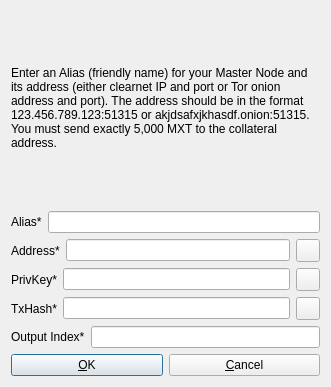
<?xml version="1.0" encoding="UTF-8"?>
<ui version="4.0">
 <class>AddEditAdrenalineNode</class>
 <widget class="QDialog" name="AddEditAdrenalineNode">
  <property name="geometry">
   <rect>
    <x>0</x>
    <y>0</y>
    <width>331</width>
    <height>387</height>
   </rect>
  </property>
  <property name="windowTitle">
   <string>Add/Edit MarteX Node</string>
  </property>
  <property name="modal">
   <bool>true</bool>
  </property>
  <layout class="QVBoxLayout" name="verticalLayout">
   <item>
    <widget class="QLabel" name="label_9">
     <property name="sizePolicy">
      <sizepolicy hsizetype="Preferred" vsizetype="Expanding">
       <horstretch>0</horstretch>
       <verstretch>0</verstretch>
      </sizepolicy>
     </property>
     <property name="text">
      <string>&lt;html&gt;&lt;head/&gt;&lt;body&gt;&lt;p&gt;Enter an Alias (friendly name) for your Master Node and its address (either clearnet IP and port or Tor onion address and port). The address should be in the format 123.456.789.123:51315 or akjdsafxjkhasdf.onion:51315. You must send exactly 5,000 MXT to the collateral address.&lt;/p&gt;&lt;/body&gt;&lt;/html&gt;</string>
     </property>
     <property name="wordWrap">
      <bool>true</bool>
     </property>
    </widget>
   </item>
   <item>
    <layout class="QHBoxLayout" name="horizontalLayout_4">
     <property name="bottomMargin">
      <number>0</number>
     </property>
     <item>
      <widget class="QLabel" name="label_4">
       <property name="text">
        <string>Alias*</string>
       </property>
      </widget>
     </item>
     <item>
      <widget class="QLineEdit" name="aliasLineEdit"/>
     </item>
    </layout>
   </item>
   <item>
    <layout class="QHBoxLayout" name="horizontalLayout_5">
     <property name="bottomMargin">
      <number>0</number>
     </property>
     <item>
      <widget class="QLabel" name="label_6">
       <property name="text">
        <string>Address*</string>
       </property>
      </widget>
     </item>
     <item>
      <widget class="QLineEdit" name="addressLineEdit"/>
     </item>
     <item>
      <widget class="QToolButton" name="AddEditAddressPasteButton">
       <property name="toolTip">
        <string>Paste address from clipboard</string>
       </property>
       <property name="text">
        <string/>
       </property>
       <property name="icon">
        <iconset resource="../bitcoin.qrc">
         <normaloff>:/icons/editpaste</normaloff>:/icons/editpaste</iconset>
       </property>
       <property name="shortcut">
        <string>Alt+P</string>
       </property>
      </widget>
     </item>
    </layout>
   </item>
   <item>
    <layout class="QHBoxLayout" name="horizontalLayout_3">
     <property name="bottomMargin">
      <number>0</number>
     </property>
     <item>
      <widget class="QLabel" name="label_5">
       <property name="text">
        <string>PrivKey*</string>
       </property>
      </widget>
     </item>
     <item>
      <widget class="QLineEdit" name="privkeyLineEdit"/>
     </item>
     <item>
      <widget class="QToolButton" name="AddEditPrivkeyPasteButton">
       <property name="toolTip">
        <string>Paste address from clipboard</string>
       </property>
       <property name="text">
        <string/>
       </property>
       <property name="icon">
        <iconset resource="../bitcoin.qrc">
         <normaloff>:/icons/editpaste</normaloff>:/icons/editpaste</iconset>
       </property>
       <property name="shortcut">
        <string>Alt+P</string>
       </property>
      </widget>
     </item>
    </layout>
   </item>
   <item>
    <layout class="QHBoxLayout" name="horizontalLayout_2">
     <property name="bottomMargin">
      <number>0</number>
     </property>
     <item>
      <widget class="QLabel" name="label_2">
       <property name="text">
        <string>TxHash*</string>
       </property>
      </widget>
     </item>
     <item>
      <widget class="QLineEdit" name="txhashLineEdit"/>
     </item>
     <item>
      <widget class="QToolButton" name="AddEditTxhashPasteButton">
       <property name="toolTip">
        <string>Paste address from clipboard</string>
       </property>
       <property name="text">
        <string/>
       </property>
       <property name="icon">
        <iconset resource="../bitcoin.qrc">
         <normaloff>:/icons/editpaste</normaloff>:/icons/editpaste</iconset>
       </property>
       <property name="shortcut">
        <string>Alt+P</string>
       </property>
      </widget>
     </item>
    </layout>
   </item>
   <item>
    <layout class="QHBoxLayout" name="horizontalLayout_8">
     <property name="bottomMargin">
      <number>0</number>
     </property>
     <item>
      <widget class="QLabel" name="label_8">
       <property name="text">
        <string>Output Index*</string>
       </property>
      </widget>
     </item>
     <item>
      <widget class="QLineEdit" name="outputindexLineEdit"/>
     </item>
    </layout>
   </item>
   <item>
    <layout class="QHBoxLayout" name="horizontalLayout_Buttons">
     <item>
      <widget class="QPushButton" name="okButton">
       <property name="text">
        <string>&amp;OK</string>
       </property>
      </widget>
     </item>
     <item>
      <widget class="QPushButton" name="cancelButton">
       <property name="text">
        <string>&amp;Cancel</string>
       </property>
       <property name="autoDefault">
        <bool>false</bool>
       </property>
      </widget>
     </item>
    </layout>
   </item>
  </layout>
 </widget>
 <resources>
  <include location="../bitcoin.qrc"/>
 </resources>
 <connections/>
</ui>
